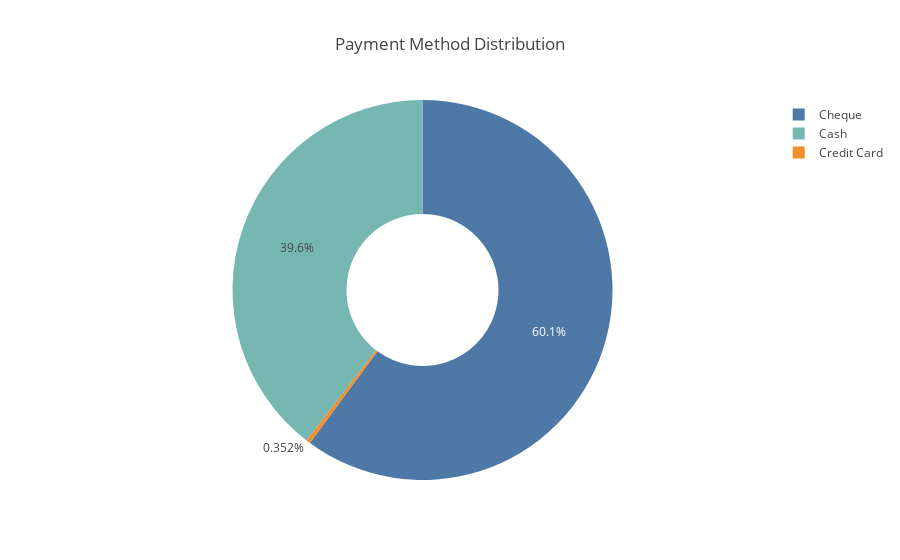

This figure's notebook cell:
### Code cell
fig = px.pie(
    payment_type_df, 
    names="payment_format", 
    values="amount_paid", 
    title="Payment Method Distribution",
    hole=0.4,
    color="payment_format",
    color_discrete_map=custom_colors
)
fig.show()

### Figure 1 — Plotly figure (JSON) as saved in the notebook; plotly's stock layout.template omitted (floating-point values rounded to 4 significant figures)
{"data": [{"customdata": [["Cash"], ["Cheque"], ["Credit Card"]], "domain": {"x": [0, 1], "y": [0, 1]}, "hole": 0.4, "hovertemplate": "payment_format=%{customdata[0]}<br>amount_paid=%{value}<extra></extra>", "labels": ["Cash", "Cheque", "Credit Card"], "legendgroup": "", "marker": {"colors": ["#76B7B2", "#4E79A7", "#F28E2B"]}, "name": "", "showlegend": true, "type": "pie", "values": [20870000000.0, 31710000000.0, 185700000.0]}], "layout": {"legend": {"tracegroupgap": 0}, "title": {"text": "Payment Method Distribution"}}}
